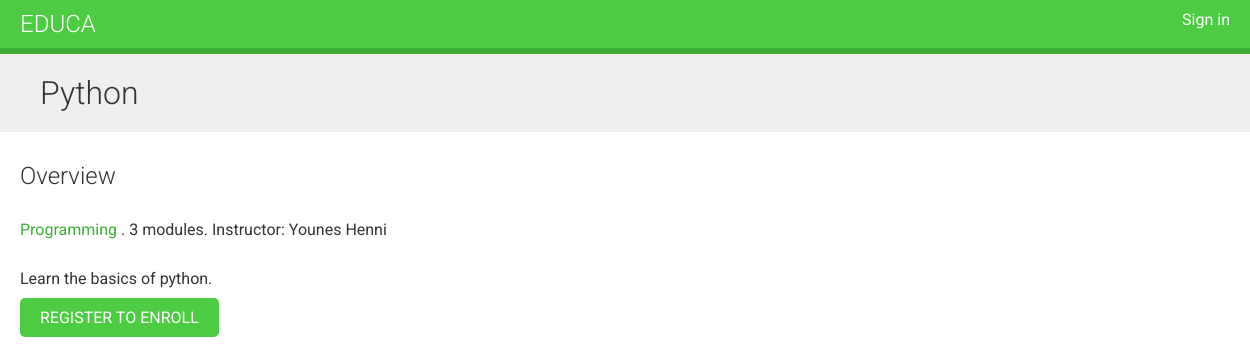
Page /course/python/ on the committed database.
### courses/models.py (models this page shows, shortened)
class Course(models.Model):
    users       = models.ManyToManyField(User, related_name='courses_joined', blank=True)
    owner       = models.ForeignKey(User,
                            related_name='courses_created')
    subject     = models.ForeignKey(Subject,
                            related_name='courses')
    title       = models.CharField(max_length=200)
    slug        = models.SlugField(max_length=200, unique=True)
    overview    = models.TextField()
    created     = models.DateTimeField(auto_now_add=True)
    class Meta:
        ordering = ('-created', )

class Subject(models.Model):
    title   = models.CharField(max_length=200)
    slug    = models.SlugField(max_length=200, unique=True)
    class Meta:
        ordering = ('title', )

### courses/views.py (the view)
# urls.py: url(r'^(?P<slug>[\w-]+)/$', views.CourseDetailView.as_view(), name='course-detail'),
class CourseDetailView(DetailView):
    model = Course
    template_name = 'courses/course/detail.html'
    def get_context_data(self, **kwargs):
        context = super(CourseDetailView, self).get_context_data(**kwargs)
        context['enroll_form'] = CourseEnrollForm(initial={'course': self.object})
        return context

### courses/templates/courses/course/detail.html (shortened to what this page needs)
{% extends "base.html" %}
{% block content %}
  {% with subject=course.subject %}
    <h1> {{ object.title }} </h1>
    <div class="module">
      <h2> Overview </h2>
      <p>
        <a href="{% url "course-list-subject" subject.slug %}">
          {{ subject.title }}
        </a>.
        {{ course.modules.count }} modules. Instructor: {{ course.owner.get_full_name }}
      </p>
      {{ object.overview|linebreaks }}
      {% if request.user.is_authenticated %}
        <form action="{% url 'user-enroll-course' %}" method="post">
          {{ enroll_form }}
          {% csrf_token %}
          <input type="submit" class="button" value="Enroll now">
        </form>
      {% else %}
        <a href="{% url 'user-registration' %}" class="button">
          Register to enroll
        </a>
      {% endif %}
    </div>
  {% endwith %}
{% endblock %}

### courses/static/css/base.css (style rules this page uses)
body { margin:0; font-family:'Roboto', sans-serif; font-weight:400; color:#333; }
a { color:#3fad37; text-decoration:none; }
h1, h2, h3, h4, h5, h6 { font-family:'Roboto', sans-serif; font-weight:300; }
h1 { background:#efefef; width:100%; overflow:auto; padding:20px 0 20px 40px; margin:0; }
.module { overflow:auto; }
.module p { margin:10px 0 20px; width:100%; float:left; }
.module { padding:10px 20px; float:left; }
input[type=submit], a.button { border-radius:5px; background:#4dcc43; color:#fff; font-size:16px; text-transform:uppercase; border:none; padding:10px 20px; margin:20px 0; }

### rows in the picture
Course: title "Python", modules.count "3", owner.get_full_name "Younes Henni", overview "Learn the basics of python."
Subject: title "Programming"
